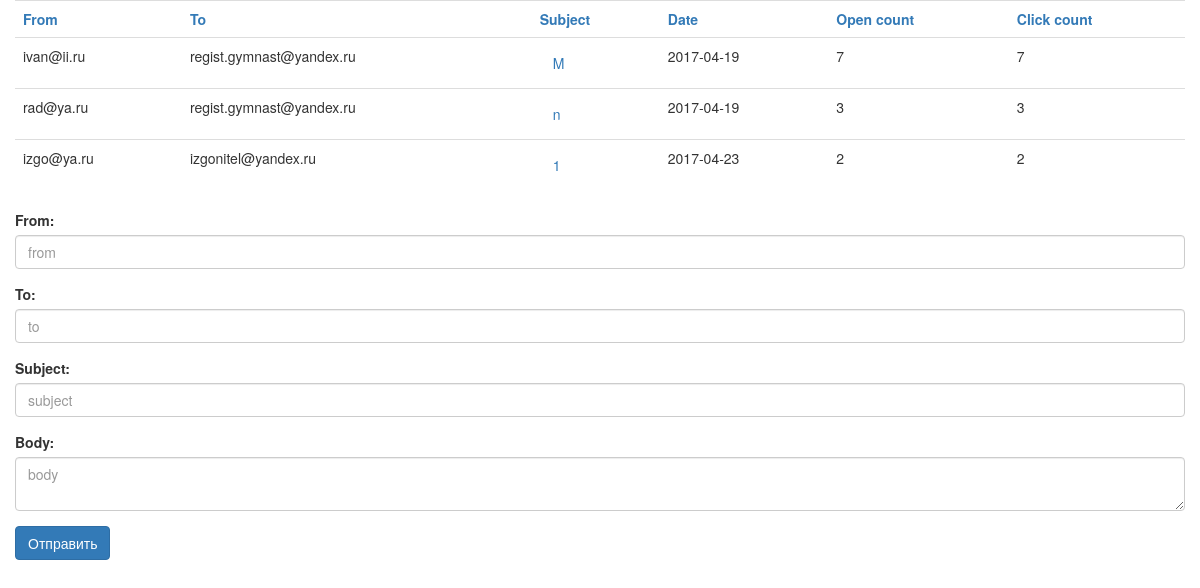
The page / on the database its author committed.
### tables this page shows
CREATE TABLE IF NOT EXISTS `mail` (
  `id` int(11) NOT NULL,
  `fromFIELD` varchar(255) NOT NULL,
  `toFIELD` varchar(255) NOT NULL,
  `subject` varchar(255) NOT NULL,
  `body` text NOT NULL,
  `dateFIELD` date NOT NULL,
  `open_count` int(11) DEFAULT '0',
  `click_count` int(11) DEFAULT '0'
);

### search.php (called while the page is built, shortened)
<?php
include_once "mysql.php";
$id =$_GET['id']??'1';
$sql="select id,fromFIELD,toFIELD,subject,dateFIELD,open_count ,click_count from mail where id>";
$sql2="select count(*) as count from mail where id>";
$sql=$sql.intval($id);
$sql2=$sql2.intval($id);
if (!$result = $mysqli->query($sql2)) {
    echo "Извините, возникла проблема в работе сайта.";
    echo "Ошибка: Наш запрос не удался и вот почему: \n";
    echo "Запрос: " . $sql . "\n";
    echo "Номер_ошибки: " . $mysqli->errno . "\n";
    echo "Ошибка: " . $mysqli->error . "\n";
    exit;
}
if (!$result = $mysqli->query($sql)) {
    echo "Извините, возникла проблема в работе сайта.";
    echo "Ошибка: Наш запрос не удался и вот почему: \n";
    echo "Запрос: " . $sql . "\n";
    echo "Номер_ошибки: " . $mysqli->errno . "\n";
    echo "Ошибка: " . $mysqli->error . "\n";
    exit;
}
$arr=array();
while ($actor = $result->fetch_assoc()) {
    $arr[]=$actor;
}

### index.php (the view, shortened to what this page needs)
<?php
include_once "search.php";
?>
<!DOCTYPE html>
<html lang="en">
<head>
    <link href="css/bootstrap.min.css" rel="stylesheet">
    <link href="https://cdn.datatables.net/1.10.15/css/dataTables.bootstrap.min.css" rel="stylesheet">
</head>
<body>
<div class="container theme-showcase" role="main">
    <div class="row">
        <table id="table" class="table">
            <tr>
                <th><a href="#" onClick="mSort(0)">From</a></th>
                <th><a href="#" onClick="mSort(1)">To</a></th>
                <th><a href="#" onClick="mSort(2)">Subject</a></th>
                <th><a href="#" onClick="mSort(3)">Date</a></th>
                <th><a href="#" onClick="mSort(4)">Open count</a></th>
                <th><a href="#" onClick="mSort(5)">Click count</a></th>
            </tr>
            <?php $maxID=1;
                foreach ($arr as $item=>$row){?>
                    <tr class="dataTr">
                        <?php foreach ($row as $key=>$value){
                            if ($key=='id' && $maxID<$value) {
                                $maxID = $value;
                                continue;
                            }
                            ?>
                            <td class="dataTd"><?php if ($key=="subject"){ ?>
                                    <button class="btn btn-link" onclick="ajaxBody(<?= $row['id']; ?>);"  data-toggle="modal" data-target="#myModal">
                                        <?= $value??0; ?>
                                    </button>
                                <?php }else{ echo $value??0;
                                } ?>
                            </td>
                        <?php } ?>
                    </tr>
                <?php } ?>
        </table>
    </div>
</div>
<div class="container theme-showcase" role="main">
    <div class="row">
        <form>
            <div class="form-group">
                <label for="from">From:</label>
                <input type="email" name="from" class="form-control" id="from" placeholder="from">
            </div>
            <div class="form-group">
                <label for="to">To:</label>
                <input type="email" name="to" class="form-control" id="to" placeholder="to">
            </div>
            <div class="form-group">
                <label for="Subject">Subject:</label>
                <input type="text" name="subject" class="form-control" id="subject" placeholder="subject">
            </div>
            <div class="form-group">
                <label for="Body">Body:</label>
                <textarea class="form-control" name="body" id="body" placeholder="body"></textarea>
            </div>
            <button type="button" onclick="ajaxSend()" class="btn btn-primary">Отправить</button>
        </form>
    </div>
</div>
</body>
</html>

### rows shown on the page
mail: fromFIELD "ivan@ii.ru", toFIELD "regist.gymnast@yandex.ru", subject "M", dateFIELD "2017-04-19", open_count "7", click_count "7"
mail: fromFIELD "rad@ya.ru", toFIELD "regist.gymnast@yandex.ru", subject "n", dateFIELD "2017-04-19", open_count "3", click_count "3"
mail: fromFIELD "izgo@ya.ru", toFIELD "izgonitel@yandex.ru", subject "1", dateFIELD "2017-04-23", open_count "2", click_count "2"
